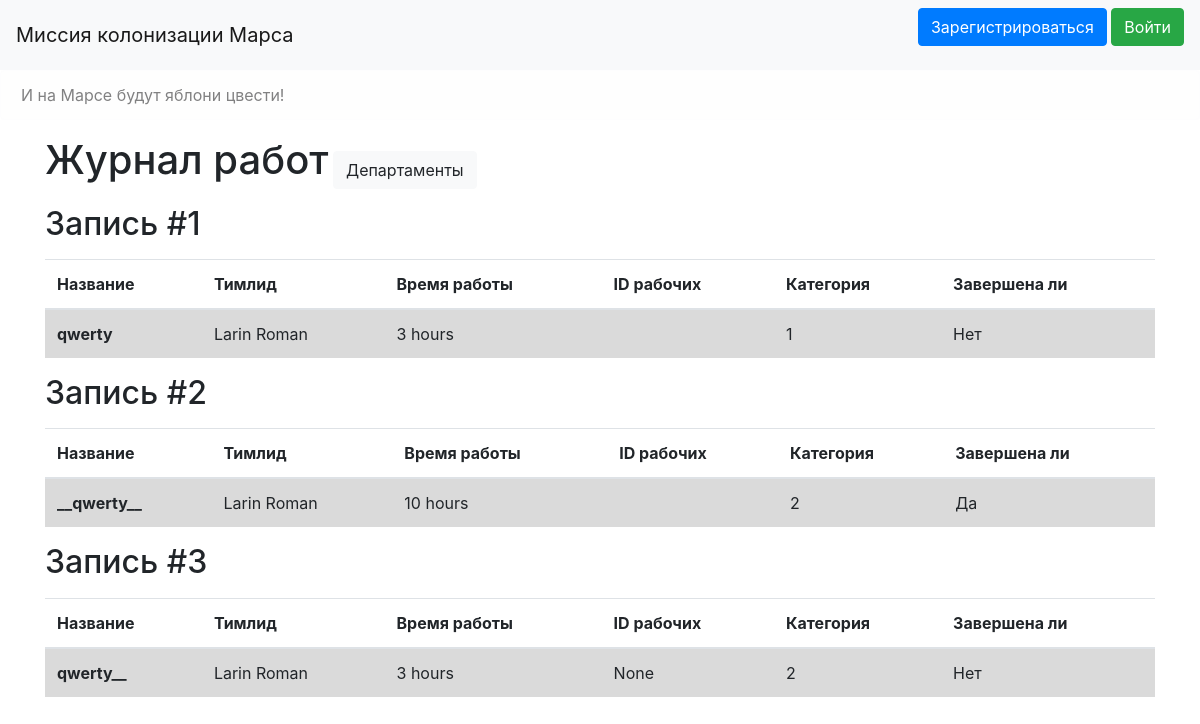
/works_journal, run on the app's committed database.
### data/jobs.py (models this page shows, shortened)
class Jobs(SqlAlchemyBase, SerializerMixin):
    __tablename__ = 'jobs'
    id = sqlalchemy.Column(sqlalchemy.Integer,
                           primary_key=True, autoincrement=True)
    creator = sqlalchemy.Column(sqlalchemy.Integer, sqlalchemy.ForeignKey("users.id"))
    creator_ = orm.relation("User", foreign_keys=[creator])
    team_leader = sqlalchemy.Column(sqlalchemy.Integer, sqlalchemy.ForeignKey("users.id"))
    teamlead = orm.relation("User", foreign_keys=[team_leader])
    job = sqlalchemy.Column(sqlalchemy.String, nullable=False)
    work_size = sqlalchemy.Column(sqlalchemy.Integer, nullable=True)
    collaborators = sqlalchemy.Column(sqlalchemy.String, nullable=True)
    start_date = sqlalchemy.Column(sqlalchemy.DateTime, default=datetime.datetime.now)
    end_date = sqlalchemy.Column(sqlalchemy.DateTime, nullable=True)
    category = orm.relation('Category', secondary='association', backref='jobs', lazy='dynamic')
    is_finished = sqlalchemy.Column(sqlalchemy.Boolean, default=False)
    def get_category(self):
        try:
            return self.category[-1].id
        except IndexError:
            return '?'

### data/users.py (models this page shows, shortened)
class User(SqlAlchemyBase, UserMixin, SerializerMixin):
    __tablename__ = 'users'
    id = sqlalchemy.Column(sqlalchemy.Integer,
                           primary_key=True, autoincrement=True)
    login = sqlalchemy.Column(sqlalchemy.String,
                              index=True, unique=True, nullable=False)
    password = sqlalchemy.Column(sqlalchemy.String, nullable=False)
    surname = sqlalchemy.Column(sqlalchemy.String, nullable=False)
    name = sqlalchemy.Column(sqlalchemy.String, nullable=False)
    age = sqlalchemy.Column(sqlalchemy.Integer, nullable=True)
    position = sqlalchemy.Column(sqlalchemy.String, nullable=True)
    speciality = sqlalchemy.Column(sqlalchemy.String, nullable=True)
    address = sqlalchemy.Column(sqlalchemy.String, nullable=True)
    created_date = sqlalchemy.Column(sqlalchemy.DateTime,
                                     default=datetime.datetime.now)

### data/categories.py (models this page shows)
class Category(SqlAlchemyBase, SerializerMixin):
    __tablename__ = 'categories'
    id = sqlalchemy.Column(sqlalchemy.Integer, primary_key=True,
                           autoincrement=True)
    name = sqlalchemy.Column(sqlalchemy.String, nullable=False)
    job = orm.relation('Jobs', secondary='association', backref='categories', lazy='dynamic')

### main.py (the view)
@app.route('/')
@app.route('/works_journal')
def works_journal():
    ses = db_session.create_session()
    return render_template('works_journal.html', works=ses.query(Jobs), current_user=current_user)

### data/db_session.py (called while the page is built)
def create_session() -> Session:
    global __factory
    return __factory()

### templates/works_journal.html (shortened to what this page needs)
{% extends "base.html" %}
{% block content %}
<p>
    <a class="h1">Журнал работ</a>
    <a class="btn btn-light" href="/departments">Департаменты</a>
</p>
{% for work in works %}
    <p>
        <a class="h2">Запись #{{loop.index}}</a>
    </p>
    <table class="table">
    <thead>
      <tr>
        <th scope="col">Название</th>
        <th scope="col">Тимлид</th>
        <th scope="col">Время работы</th>
        <th scope="col">ID рабочих</th>
        <th scope="col">Категория</th>
        <th scope="col">Завершена ли</th>
      </tr>
    </thead>
    <tbody>
      <tr class="table-active">
        <th scope="row">{{work.job}}</th>
          <td>{{work.teamlead.surname}} {{work.teamlead.name}}</td>
          <td>{{work.work_size}} hours</td>
          <td>{{work.collaborators}}</td>
          <td>{{work.get_category()}}</td>
          {% if work.is_finished %}
            <td>Да</td>
          {% else %}
            <td>Нет</td>
          {% endif %}
      </tr>
    </tbody>
  </table>
{% endfor %}
{% endblock %}

### data on the page
Jobs: job "qwerty", teamlead.surname "Larin", teamlead.name "Roman", work_size "3", get_category "1", is_finished "Нет"
Jobs: job "__qwerty__", teamlead.surname "Larin", teamlead.name "Roman", work_size "10", get_category "2", is_finished "Да"
Jobs: job "qwerty__", teamlead.surname "Larin", teamlead.name "Roman", work_size "3", collaborators "None", get_category "2", is_finished "Нет"
